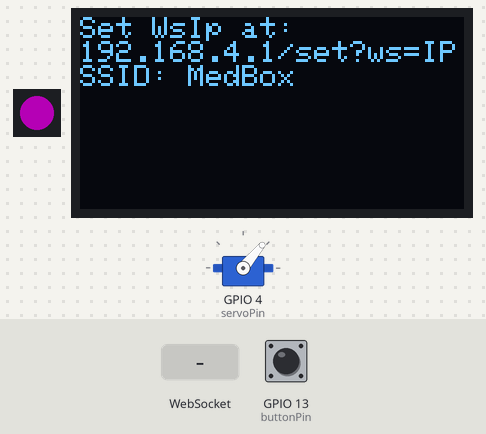
This sketch was run on a simulated ESP8266 (NodeMCU). Shown: servo, 1 RGB LEDs in strip order, left to right, 128×64 one-colour display. The inputs (shaded band) are chosen by the test bench; at power-on: GPIO 13 (buttonPin) HIGH. Dim RGB values are drawn brighter than linear; WiFi joins after 1.5 s; servers stay silent unless stated.

Above: at 1.3 s.
1.4 s: GPIO 13 (buttonPin) pulled LOW for 3.2 s
At 2.7 s:
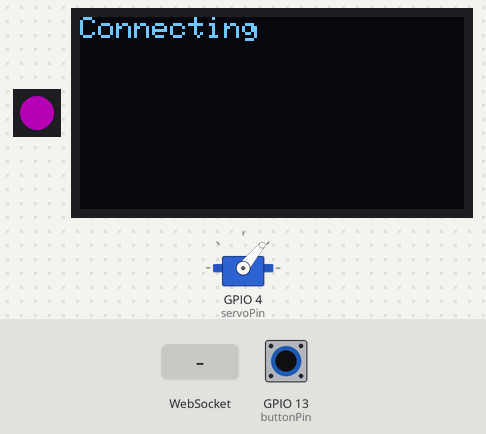
6.1 s: WebSocket text "ws" received
At 6.4 s:
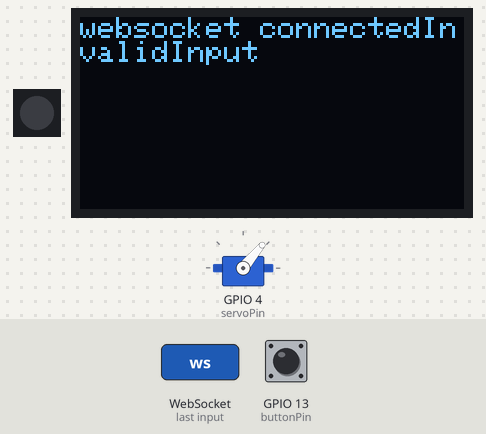
7.6 s: WebSocket text "dispense" received
At 9.0 s:
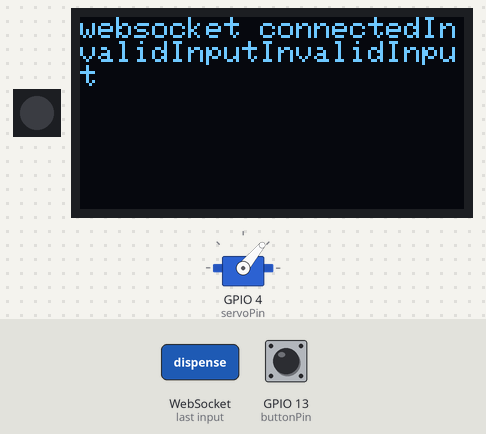
Timing chart, 0 to 10.6 s (numbered marks = the images above; inputs shaded):
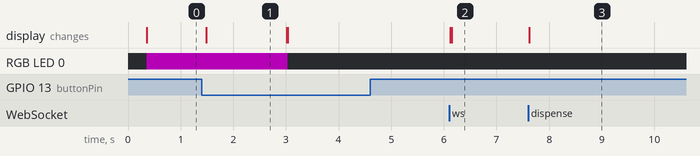

Measured:
- after the input at 1.4 s, RGB LED 0: RGB(64, 0, 64) → off after 1.6 s; the display: changes after 0.08 s (image 1)
- after the input at 6.1 s, the display: first changes at once (image 2 shows a later state)
- after the input at 7.6 s, the display: changes at once (image 3)
- what the display in image 1 shows lasts 1.5 s, from 1.5 s to 3.0 s

The sketch:

ESP8266.ino
```cpp
#include <ESP8266WiFi.h>
#include <WiFiClient.h>
#include <ESP8266WiFiMulti.h>
#include <ESP8266WebServer.h>
ESP8266WiFiMulti WiFiMulti;
ESP8266WebServer server = ESP8266WebServer(80);

#include <WebSocketsClient.h>
WebSocketsClient webSocket;

#include <ArduinoJson.h>

#include <Wire.h>
#include <Adafruit_GFX.h>
#include <Adafruit_SSD1306.h>
Adafruit_SSD1306 display(4); //OLED_RST

#include <Servo.h>
Servo servo;
const uint8_t servoPin = 4;
const uint8_t closedAngle = 50;
const uint8_t openAngle = 130;

#include <NeoPixelBus.h>
NeoPixelBus<NeoGrbFeature, Neo800KbpsMethod> strip(1, 3);
const uint8_t pixel = 0;

const int buttonPin = 13;

String ws = "192.168.0.103";

void setup(void){

  servo.attach(servoPin);
  servo.write(closedAngle);
  delay(300);
  servo.detach();

  strip.Begin();
  setLed(RgbColor(64,0,64));

  pinMode(buttonPin, INPUT_PULLUP);

  Wire.begin(14,12);
  display.begin(SSD1306_SWITCHCAPVCC, 0x3c);  // initialize with the I2C addr 0x3D (for the 128x64)
  display.clearDisplay();
  display.setTextSize(1);
  display.setTextColor(WHITE);
  display.setCursor(0,0);
  display.println("Set WsIp at: ");
  display.println("192.168.4.1/set?ws=IP");
  display.println("SSID: MedBox");
  display.display();

  WiFi.mode(WIFI_AP);
  WiFi.softAP("MedBox", "hier1234");

  server.on("/set", []() {
    if(server.args() == 1){
      if(server.argName(0) == "ws"){ws = String(server.arg(0));}
      }
    server.send(200, "text/html", "Set WsIP to: " + server.arg(0));
  });
  server.begin();

  // Wait for button press
  while(digitalRead(buttonPin) == 1){delay(100);server.handleClient();}
  WiFi.mode(WIFI_STA);

  display.setCursor(0,0);
  display.clearDisplay();
  display.print("Connecting");
  display.display();

  WiFiMulti.addAP("huawei", "12345678");
  WiFiMulti.addAP("TP-LINK_8B1E", "94077278");

    uint8_t i = 0;
  // Wait for connection
  while ((WiFiMulti.run() != WL_CONNECTED) && (i<10)) {
    delay(1000);
    display.print(".");
    display.display();
    i++;
  }

  display.println("");
  display.print("My IP:");
  display.println(WiFi.localIP());
  display.print("WsIP:");
  display.println(ws);
  display.display();

  webSocket.begin(ws, 8085, "/");

  webSocket.onEvent(webSocketEvent);
  webSocket.setReconnectInterval(5000);

  // Wait for button press
  while(digitalRead(buttonPin) == 1){delay(100);webSocket.loop();}

  display.clearDisplay();
  display.display();
  setLed(RgbColor(0,0,0));
  delay(1000);
}

void dispense(){
  servo.attach(servoPin);
  servo.write(openAngle);
  delay(300);
  servo.write(closedAngle);
  delay(300);
  servo.detach();
}

void buttonhandler(){
  static uint32_t now = 0;
  static uint8_t bPushed = 0;
  if(millis() - now >= 50){
    now = millis();
    if(digitalRead(buttonPin) == 0 && bPushed == 0){
      bPushed = 1;
      webSocket.sendTXT("{\"event\":\"button_push\"}");
    }
    else if(digitalRead(buttonPin) == 1 && bPushed == 1){
      bPushed = 0;
    }
  }
}

void setLed(RgbColor rgb){
    strip.SetPixelColor(pixel, rgb);
    strip.Show();
}

void ledAnimator(uint16_t setAnimi = 0, RgbColor rgb1i = RgbColor(0,0,0), RgbColor rgb2i = RgbColor(0,0,0), uint16_t intervali = 0){
  static uint32_t now = 0;
  static uint8_t ledOn = 0;
  static RgbColor rgb1 = RgbColor(0,0,0);
  static RgbColor rgb2 = RgbColor(0,0,0);
  static uint16_t interval = 0;

  if(setAnimi == 1){
    rgb1 = rgb1i;
    rgb2 = rgb2i;
    interval = intervali;
    return;
  }

  if(interval == 0){
    setLed(RgbColor(0,0,0));
    return;
  }

  if(millis() - now >= interval){
    now = millis();
    if(ledOn == 0){
      ledOn = 1;
      setLed(rgb1);
    }
    else{
      ledOn = 0;
      setLed(rgb2);
    }
  }
}

void displ(String str, uint8_t clearScr = 0, uint8_t tSize = 1){
  display.setTextSize(tSize);
  if(clearScr == 1){
    display.clearDisplay();
    display.setCursor(0,0);
    }
  display.print(str);
  display.display();
}

void handleJson(char* json){
  StaticJsonDocument<200> doc;
  DeserializationError error = deserializeJson(doc, json);
  if (error) {
    displ(error.c_str());
    return;
  }
  JsonObject& root = doc.as<JsonObject>();
  if(root["act"] == "dispense"){
    dispense();
  }
  else if(root["act"] == "led"){
    uint8_t led1[3];
    led1[0] = root["led1"][0];
    led1[1] = root["led1"][1];
    led1[2] = root["led1"][2];
    uint8_t led2[3];
    led2[0] = root["led2"][0];
    led2[1] = root["led2"][1];
    led2[2] = root["led2"][2];
    uint16_t interv = root["time"];
    ledAnimator(1, RgbColor(led1[0],led1[1],led1[2]), RgbColor(led2[0],led2[1],led2[2]), interv);
  }
  else if(root["act"] == "display"){
    String content = root["content"];
    uint8_t tSize = root["size"];
    uint8_t dClear = root["clear"];
    displ(content, dClear, tSize);
  }
}

void webSocketEvent(WStype_t type, uint8_t * payload, size_t length) {

  switch(type) {
    case WStype_DISCONNECTED:
      displ("websocket disconnected",1);
      break;
    case WStype_CONNECTED: {
      displ("websocket connected",1);
      webSocket.sendTXT("Hi from Medbox");
    }
      break;
    case WStype_TEXT:
      handleJson((char*) payload);
      break;
  }
}

void loop(void){
  webSocket.loop();
  buttonhandler();
  ledAnimator();
}
```
